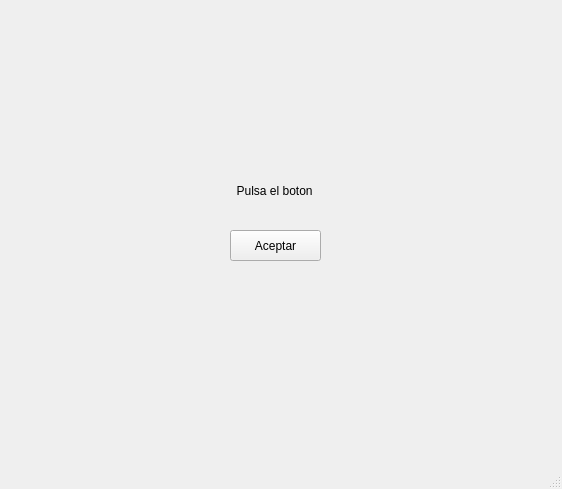
<?xml version="1.0" encoding="UTF-8"?>
<ui version="4.0">
 <class>MainWindow</class>
 <widget class="QMainWindow" name="MainWindow">
  <property name="geometry">
   <rect>
    <x>0</x>
    <y>0</y>
    <width>562</width>
    <height>489</height>
   </rect>
  </property>
  <property name="windowTitle">
   <string>ProyectoUno</string>
  </property>
  <widget class="QWidget" name="centralwidget">
   <widget class="QPushButton" name="btnAceptar">
    <property name="geometry">
     <rect>
      <x>230</x>
      <y>230</y>
      <width>91</width>
      <height>31</height>
     </rect>
    </property>
    <property name="text">
     <string>Aceptar</string>
    </property>
   </widget>
   <widget class="QLabel" name="lblHola">
    <property name="geometry">
     <rect>
      <x>230</x>
      <y>170</y>
      <width>91</width>
      <height>41</height>
     </rect>
    </property>
    <property name="text">
     <string>  Pulsa el boton</string>
    </property>
   </widget>
  </widget>
  <widget class="QMenuBar" name="menubar">
   <property name="geometry">
    <rect>
     <x>0</x>
     <y>0</y>
     <width>562</width>
     <height>21</height>
    </rect>
   </property>
  </widget>
  <widget class="QStatusBar" name="statusbar"/>
 </widget>
 <resources/>
 <connections/>
</ui>
